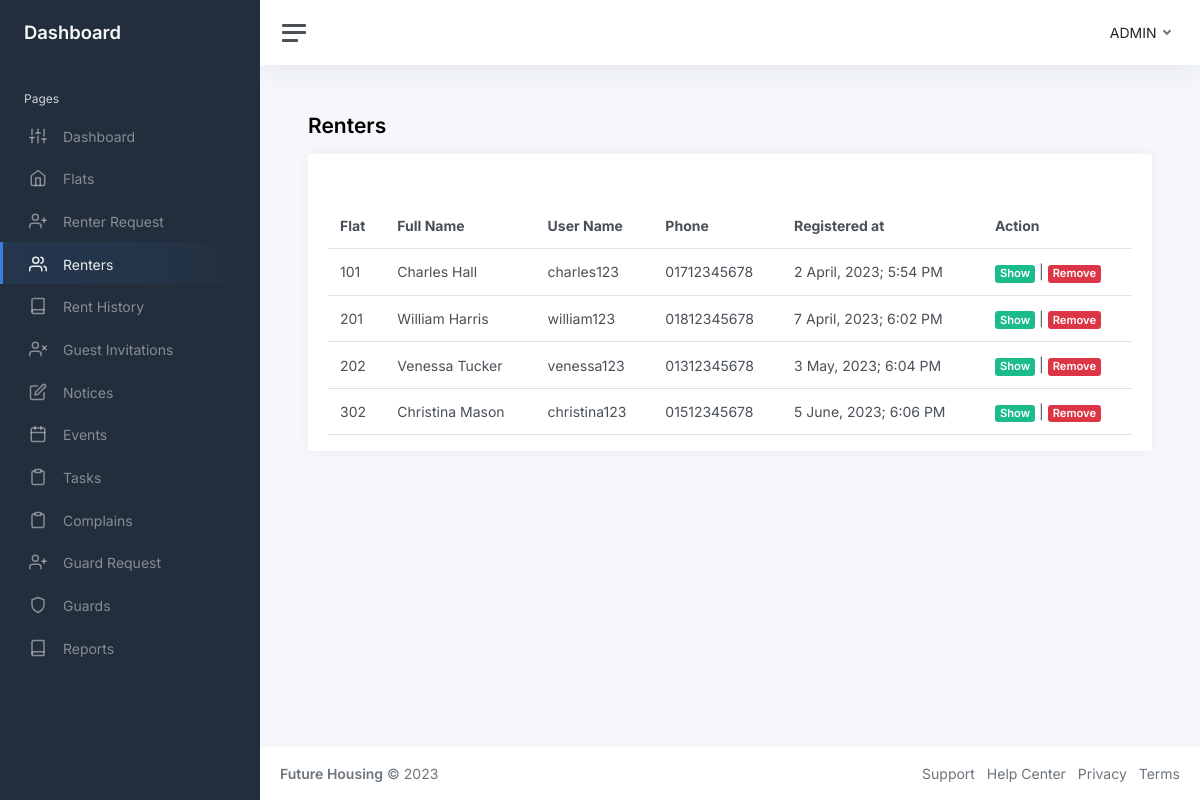
/php/admin/renters.php, run on the app's committed database.
### tables this page shows
CREATE TABLE `renters` (
  `id` int NOT NULL,
  `flat` varchar(256) NOT NULL,
  `fullname` varchar(256) DEFAULT NULL,
  `username` varchar(256) NOT NULL,
  `email` varchar(256) NOT NULL,
  `phone` varchar(256) DEFAULT NULL,
  `nid` varchar(256) DEFAULT NULL,
  `gender` varchar(256) DEFAULT NULL,
  `password` varchar(256) DEFAULT NULL,
  `picture` varchar(256) DEFAULT NULL,
  `registered_at` datetime NOT NULL DEFAULT CURRENT_TIMESTAMP
);

### php/admin/renters.php (the view, shortened to what this page needs)
<?php
include "../../database.php";
$query = "SELECT * FROM `renters`";
$stmt = $conn->prepare($query);
$result = $stmt->execute();
$renters = $stmt->fetchAll();
?>
<!DOCTYPE html>
<html lang="en">
<head>
    <link href="https://cdn.jsdelivr.net/npm/simple-datatables@7.1.2/dist/style.min.css" rel="stylesheet" />
    <link href="../../styles/app.css" rel="stylesheet">
</head>
<body>
    <div class="wrapper">
        <?php include "components/sidebar.php"?>
        <div class="main">
            <?php include "components/navbar.php"?>
            <main class="content">
                <div class="container-fluid p-0">
                    <h1 class="h3 mb-3"><strong>Renters</strong></h1>
                    <div class="row">
                        <div class="col-12 d-flex">
                            <div class="card flex-fill w-100">
                                <div class="card-header">
                                </div>
                                <div class="card-body py-3">
                                    <table id="datatablesSimple" class="table table-hover my-0">
                                        <thead>
                                            <tr>
                                                <th>Flat</th>
                                                <th>Full Name</th>
                                                <th class="d-none d-xl-table-cell">User Name</th>
                                                <th class="d-none d-md-table-cell">Phone</th>
                                                <th class="d-none d-md-table-cell">Registered at</th>
                                                <th>Action</th>
                                            </tr>
                                        </thead>
                                        <tbody>
                                            <?php
                                                foreach($renters as $renter):
                                            ?>
                                            <tr>
                                                <td><?=$renter['flat']?></td>
                                                <td><?=$renter['fullname']?></td>
                                                <td class="d-none d-xl-table-cell"><?=$renter['username']?></td>
                                                <td class="d-none d-md-table-cell"><?=$renter['phone']?></td>
                                                <td class="d-none d-md-table-cell">
                                                    <?=date('j F, Y; g:i A', strtotime($renter['registered_at']))?></td>
                                                <td>
                                                    <a class="badge bg-success"
                                                        href="show-renter.php?username=<?= $renter['username']; ?>">Show</a>
                                                    |
                                                    <a class="badge bg-danger"
                                                        href="remove-renter.php?id=<?= $renter['id']; ?>&flat=<?= $renter['flat']; ?>">Remove</a>
                                                </td>
                                                <?php
                                                endforeach;
                                            ?>
                                        </tbody>
                                    </table>
                                </div>
                            </div>
                        </div>
                    </div>
                </div>
            </main>
            <?php include "components/footer.php"?>
        </div>
    </div>
</body>
</html>

### data on the page
renters: flat "101", fullname "Charles Hall", username "charles123", phone "01712345678", registered_at "2 April, 2023; 5:54 PM"
renters: flat "201", fullname "William Harris", username "william123", phone "01812345678", registered_at "7 April, 2023; 6:02 PM"
renters: flat "202", fullname "Venessa Tucker", username "venessa123", phone "01312345678", registered_at "3 May, 2023; 6:04 PM"
renters: flat "302", fullname "Christina Mason", username "christina123", phone "01512345678", registered_at "5 June, 2023; 6:06 PM"
